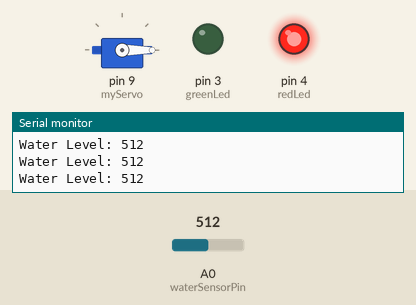
Recording of a sketch running on a simulated Arduino Uno, built with avr-gcc and run on an emulated ATmega328P. Shown: servo, output pins drawn as LEDs (lit = HIGH), the last lines printed to the serial monitor. Inputs (shaded band) come from the test bench; at power-on: A0 (waterSensorPin) = 512.

Above: at 1.2 s.
1.3 s: A0 (waterSensorPin) set to 219
2.8 s: A0 (waterSensorPin) set to 182
At 3.4 s:
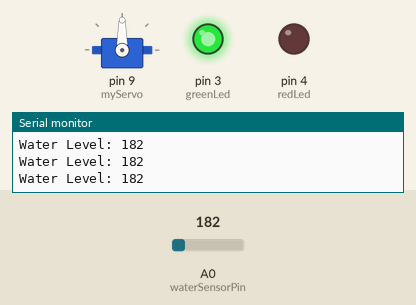
4.3 s: A0 (waterSensorPin) set to 210
At 4.8 s:
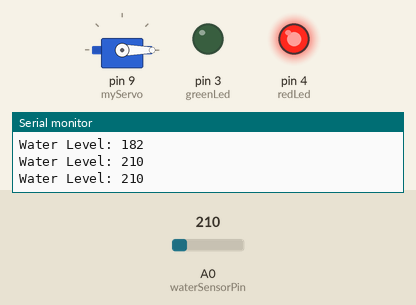
5.9 s: A0 (waterSensorPin) set to 190
At 7.3 s:
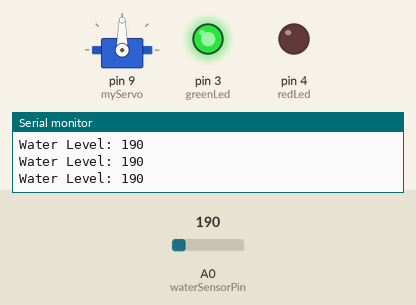
Timing chart, 0 to 8.5 s (numbered marks = the images above; inputs shaded):
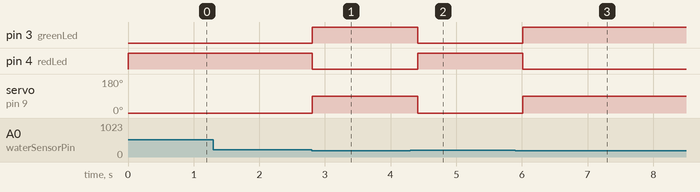

The sketch:

Smart_Automatic_Clothes_Line_v1.ino
```cpp
#include <Servo.h> // servo library

Servo myServo;

int waterSensorPin = A0;
int greenLed = 3;
int redLed = 4;

void setup() {
  Serial.begin(9600);
  myServo.attach(9);
  pinMode(greenLed, OUTPUT);
  pinMode(redLed, OUTPUT);
}

void loop() {
  int sensorValue = analogRead(waterSensorPin);

  Serial.print("Water Level: ");
  Serial.println(sensorValue);

  // if water value < or = 200
  if (sensorValue <= 200) {
    myServo.write(90);
    digitalWrite(greenLed, HIGH); // green led on when there is not water
    digitalWrite(redLed, LOW);
  }
  else { // if water value > 200
    myServo.write(0);
    digitalWrite(greenLed, LOW);
    digitalWrite(redLed, HIGH); // red led on when there is water
  }

  delay(200); // wait 0.2 sec
}
```

Measured:
- the behaviour switches between 201 and 200 on A0 (waterSensorPin) (found by bisection; images 0 and 1)
- after the input at 2.8 s, pin 3 (greenLed): LOW → HIGH at once; pin 4 (redLed): HIGH → LOW at once; servo on pin 9 (myServo): 0° → 90° at once
- after the input at 4.3 s, pin 3 (greenLed): HIGH → LOW after 0.11 s; pin 4 (redLed): LOW → HIGH after 0.11 s; servo on pin 9 (myServo): 90° → 0° after 0.11 s
- after the input at 5.9 s, pin 3 (greenLed): LOW → HIGH after 0.11 s; pin 4 (redLed): HIGH → LOW after 0.11 s; servo on pin 9 (myServo): 0° → 90° after 0.11 s
